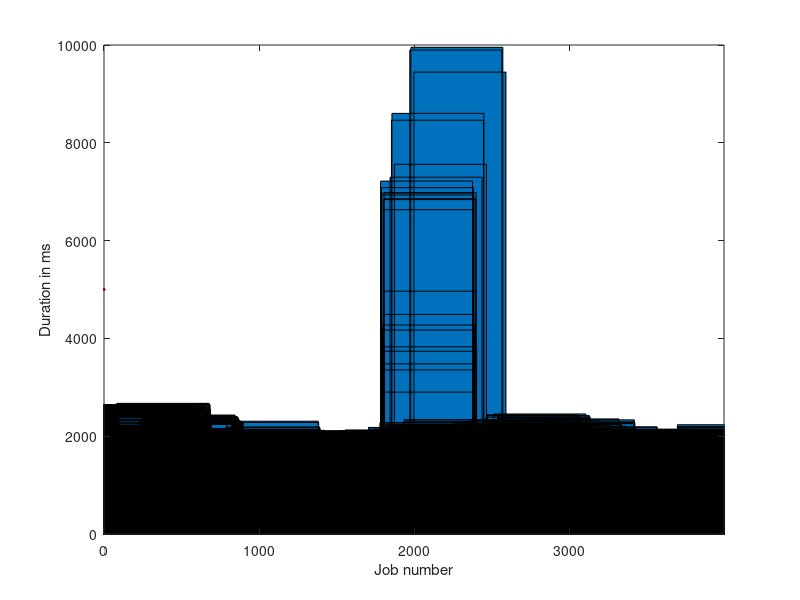

Recreate this plot in MATLAB.
close all
clear all
M = csvread('4/jobTimes32.csv');
ids = M(:,1);
times = M(:,2);
figure
bar(ids,times);
xlabel('Job number');
ylabel('Duration in ms');
xlim([ids(1) ids(length(ids))]);
hold on
avg = mean(times)
plot(5000,'r')
v = var(times)
count = sum(times > 2500)
perc = count/length(ids)
